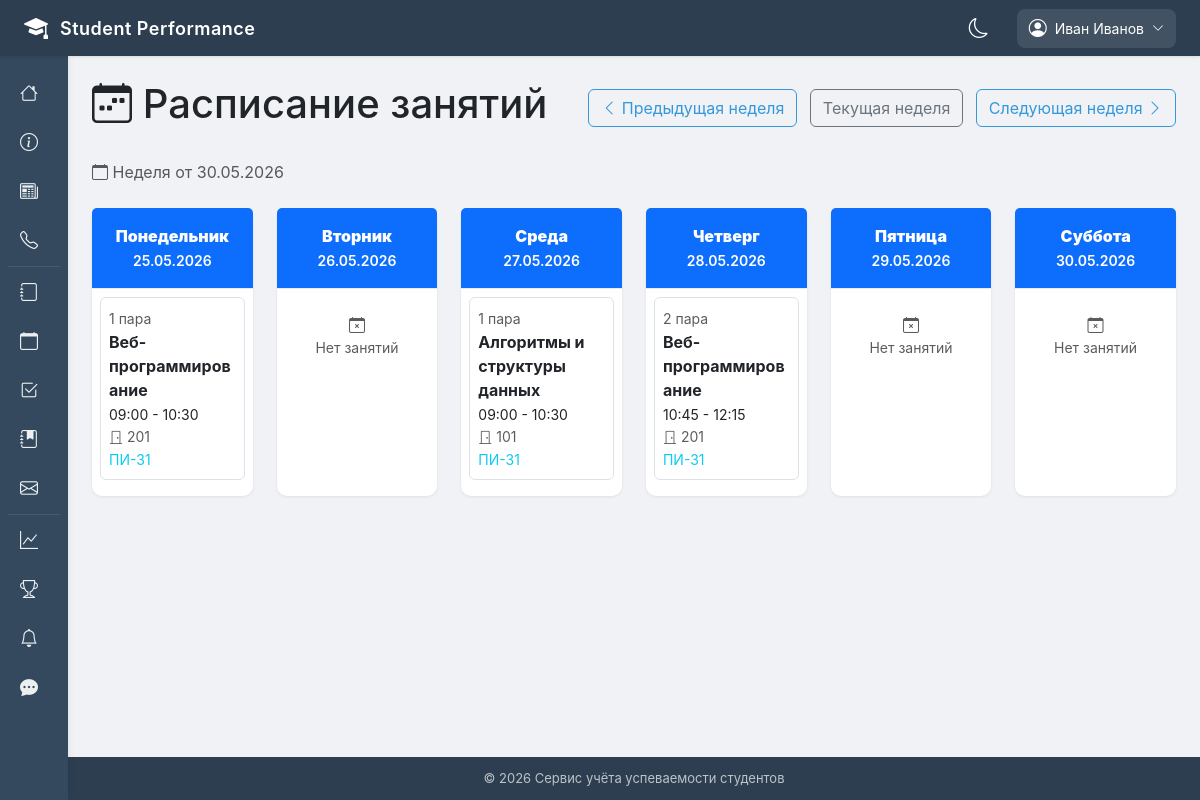
/schedule/ (signed in), run on the app's committed database.
### apps/accounts/models.py (models this page shows, shortened)
class User(AbstractUser):
    ROLE_CHOICES = [
        ('admin', 'Администратор'),
        ('teacher', 'Преподаватель'),
        ('student', 'Студент'),
        ('headman', 'Староста'),
        ('curator', 'Куратор'),
    ]
    role = models.CharField(max_length=20, choices=ROLE_CHOICES, default='student', verbose_name='Роль')
    phone_number = models.CharField(
        max_length=20,
        blank=True,
        null=True,
        validators=[RegexValidator(r'^\+375 \(\d{2}\) \d{3}-\d{2}-\d{2}$')],
        verbose_name='Номер телефона'
    )
    avatar = models.ImageField(upload_to='avatars/', blank=True, null=True, verbose_name='Аватар')
    date_of_birth = models.DateField(blank=True, null=True, verbose_name='Дата рождения')
    address = models.TextField(blank=True, null=True, verbose_name='Адрес')
    class Meta:
        verbose_name = 'Пользователь'
        verbose_name_plural = 'Пользователи'
        ordering = ['last_name', 'first_name']

class Schedule(models.Model):
    WEEKDAYS = [
        (1, 'Понедельник'),
        (2, 'Вторник'),
        (3, 'Среда'),
        (4, 'Четверг'),
        (5, 'Пятница'),
        (6, 'Суббота'),
    ]
    LESSON_TYPES = [
        ('lecture', 'Лекция'),
        ('practice', 'Практика'),
        ('lab', 'Лабораторная'),
        ('seminar', 'Семинар'),
    ]
    group = models.ForeignKey('Group', on_delete=models.CASCADE, related_name='schedule', verbose_name='Группа')
    subject = models.ForeignKey('Subject', on_delete=models.CASCADE, related_name='schedule', verbose_name='Предмет')
    teacher = models.ForeignKey('User', on_delete=models.CASCADE, related_name='schedule', limit_choices_to={'role': 'teacher'}, verbose_name='Преподаватель')
    weekday = models.IntegerField(choices=WEEKDAYS, verbose_name='День недели')
    lesson_number = models.IntegerField(verbose_name='Номер пары')  # 1-6
    start_time = models.TimeField(verbose_name='Время начала')
    end_time = models.TimeField(verbose_name='Время окончания')
    classroom = models.CharField(max_length=50, verbose_name='Аудитория')
    lesson_type = models.CharField(max_length=20, choices=LESSON_TYPES, default='practice', verbose_name='Тип занятия')
    is_active = models.BooleanField(default=True, verbose_name='Активно')
    class Meta:
        verbose_name = 'Расписание'
        verbose_name_plural = 'Расписание'
        ordering = ['weekday', 'lesson_number']
        unique_together = ['group', 'weekday', 'lesson_number']

class Subject(models.Model):
    SEMESTER_CHOICES = [(i, f"{i} семестр") for i in range(1, 9)]
    name = models.CharField(max_length=200, verbose_name='Название')
    code = models.CharField(max_length=20, unique=True, verbose_name='Код дисциплины')
    description = models.TextField(blank=True, null=True, verbose_name='Описание')
    credits = models.IntegerField(default=3, verbose_name='Кредиты')
    semester = models.IntegerField(choices=SEMESTER_CHOICES, verbose_name='Семестр')
    teacher = models.ForeignKey(User, on_delete=models.SET_NULL, null=True, related_name='subjects', limit_choices_to={'role': 'teacher'}, verbose_name='Преподаватель')
    groups = models.ManyToManyField(Group, related_name='subjects', verbose_name='Группы')
    class Meta:
        verbose_name = 'Дисциплина'
        verbose_name_plural = 'Дисциплины'
        ordering = ['semester', 'name']

class Group(models.Model):
    name = models.CharField(max_length=20, unique=True, verbose_name='Название группы')
    course = models.IntegerField(verbose_name='Курс')
    specialty = models.CharField(max_length=200, verbose_name='Специальность')
    curator = models.ForeignKey(User, on_delete=models.SET_NULL, null=True, blank=True, related_name='curated_groups', limit_choices_to={'role': 'curator'}, verbose_name='Куратор')
    headman = models.OneToOneField(StudentProfile, on_delete=models.SET_NULL, null=True, blank=True, related_name='headed_group', verbose_name='Староста')
    created_at = models.DateTimeField(auto_now_add=True, verbose_name='Дата создания')
    class Meta:
        verbose_name = 'Группа'
        verbose_name_plural = 'Группы'
        ordering = ['course', 'name']

### apps/schedule/views.py (the view, shortened to what this page needs)
# urls.py: path('schedule/', views.schedule_view, name='schedule_view'),
@login_required
def schedule_view(request):
    from datetime import date, timedelta
    today = date.today()
    week_offset = int(request.GET.get('week', 0))
    current_date = today + timedelta(days=week_offset * 7)
    start_of_week = current_date - timedelta(days=current_date.weekday())
    week_dates = {i + 1: start_of_week + timedelta(days=i) for i in range(7)}
    schedules = []
    if request.user.role in ['student', 'headman']:
        if hasattr(request.user, 'student_profile') and request.user.student_profile.group:
            group = request.user.student_profile.group
            schedules = Schedule.objects.filter(group=group, is_active=True).select_related('subject', 'teacher')
    elif request.user.role == 'teacher':
        schedules = Schedule.objects.filter(teacher=request.user, is_active=True).select_related('group', 'subject')
    elif request.user.role == 'curator':
        groups = Group.objects.filter(curator=request.user)
        schedules = Schedule.objects.filter(group__in=groups, is_active=True).select_related('group', 'subject', 'teacher')
    schedule_by_day = {i: [] for i in range(1, 7)}
    for schedule in schedules:
        schedule_by_day[schedule.weekday].append(schedule)
    groups = Group.objects.all() if request.user.is_superuser else []
    context = {
        'schedule_by_day': schedule_by_day,
        'weekdays': Schedule.WEEKDAYS,
        'current_date': current_date,
        'today': today,
        'week_offset': week_offset,
        'week_dates': week_dates,
        'groups': groups,
        'selected_group_id': request.GET.get('group'),
    }
    return render(request, 'schedule/schedule.html', context)

### templates/schedule/schedule.html (shortened to what this page needs)
{% extends 'base.html' %}
{% load custom_filters %}
{% block content %}
<div class="row">
    <div class="col-12">
        <div class="d-flex justify-content-between align-items-center mb-4">
            <h1><i class="bi bi-calendar-week"></i> Расписание занятий</h1>
            <div>
                <a href="?week={{ week_offset|add:-1 }}{% if selected_group_id %}&group={{ selected_group_id }}{% endif %}" class="btn btn-outline-primary">
                    <i class="bi bi-chevron-left"></i> Предыдущая неделя
                </a>
                <a href="?week=0{% if selected_group_id %}&group={{ selected_group_id }}{% endif %}" class="btn btn-outline-secondary mx-2">Текущая неделя</a>
                <a href="?week={{ week_offset|add:1 }}{% if selected_group_id %}&group={{ selected_group_id }}{% endif %}" class="btn btn-outline-primary">
                    Следующая неделя <i class="bi bi-chevron-right"></i>
                </a>
            </div>
        </div>
        <p class="text-muted mb-4">
            <i class="bi bi-calendar"></i> Неделя от {{ current_date|date:"d.m.Y" }}
        </p>
    </div>
</div>
<div class="row">
    {% for weekday_num, weekday_name in weekdays %}
        <div class="col-md-2 mb-3">
            <div class="card h-100">
                <div class="card-header bg-primary text-white text-center">
                    <strong>{{ weekday_name }}</strong>
                    {% with week_dates|get_item:weekday_num as date_obj %}
                        {% if date_obj %}
                            <br><small>{{ date_obj|date:"d.m.Y" }}</small>
                        {% endif %}
                    {% endwith %}
                </div>
                <div class="card-body p-2">
                    {% with schedule_by_day|get_item:weekday_num as schedules %}
                        {% if schedules %}
                            {% for schedule in schedules %}
                                <div class="schedule-item mb-2 p-2 border rounded">
                                    <small class="text-muted">{{ schedule.lesson_number }} пара</small>
                                    <div class="fw-bold">{{ schedule.subject.name }}</div>
                                    <small>{{ schedule.start_time|time:"H:i" }} - {{ schedule.end_time|time:"H:i" }}</small>
                                    <div class="text-muted small">
                                        <i class="bi bi-door-closed"></i> {{ schedule.classroom }}
                                    </div>
                                    {% if user.role == 'teacher' %}
                                        <small class="text-info">{{ schedule.group.name }}</small>
                                    {% elif user.role == 'student' %}
                                        <small class="text-info">{{ schedule.teacher.last_name }} {{ schedule.teacher.first_name|slice:":1" }}.</small>
                                    {% endif %}
                                </div>
                            {% endfor %}
                        {% else %}
                            <div class="text-center text-muted py-3">
                                <i class="bi bi-calendar-x"></i>
                                <div class="small">Нет занятий</div>
                            </div>
                        {% endif %}
                    {% endwith %}
                </div>
            </div>
        </div>
    {% endfor %}
</div>
{% endblock %}

### templates/base.html (shortened to what this page needs)
<!DOCTYPE html>
<html lang="ru">
<head>
    <link href="https://cdn.jsdelivr.net/npm/bootstrap@5.3.0/dist/css/bootstrap.min.css" rel="stylesheet">
    <link rel="stylesheet" href="https://cdn.jsdelivr.net/npm/bootstrap-icons@1.11.0/font/bootstrap-icons.css">
</head>
<body>
    <div class="top-header">
        <div class="logo-area">
            <a href="{% url 'home' %}" style="text-decoration: none; color: white; display: flex; align-items: center; gap: 12px;">
                <i class="bi bi-mortarboard-fill"></i>
                <span>Student Performance</span>
            </a>
        </div>
        <div class="header-right">
            <div class="theme-toggle-header" onclick="toggleDarkMode()">
                <i id="themeIcon" class="bi bi-moon"></i>
            </div>
            {% if user.is_authenticated %}
                <div class="user-menu">
                    <div class="user-btn">
                        <i class="bi bi-person-circle"></i>
                        <span>{{ user.get_full_name|default:user.username|truncatechars:20 }}</span>
                        <i class="bi bi-chevron-down" style="font-size: 12px;"></i>
                    </div>
                </div>
            {% endif %}
        </div>
    </div>
    <div class="sidebar">
        <ul class="nav-links">
            <li>
                <a href="{% url 'home' %}">
                    <i class="bi bi-house"></i>
                </a>
            </li>
            <li>
                <a href="{% url 'about' %}">
                    <i class="bi bi-info-circle"></i>
                </a>
            </li>
            <li>
                <a href="{% url 'news_list' %}">
                    <i class="bi bi-newspaper"></i>
                </a>
            </li>
            <li>
                <a href="{% url 'contacts' %}">
                    <i class="bi bi-telephone"></i>
                </a>
            </li>
            {% if user.is_authenticated %}
                <li class="sidebar-divider"></li>
                {% if user.role == 'student' or user.role == 'headman' %}
                    <li>
                        <a href="{% url 'gradebook_view' %}">
                            <i class="bi bi-journal"></i>
                            <span>Зачётка</span>
                        </a>
                    </li>
                    <li>
                        <a href="{% url 'student_statistics' %}">
                            <i class="bi bi-graph-up"></i>
                            <span>Статистика</span>
                        </a>
                    </li>
                    <li>
                        <a href="{% url 'schedule_view' %}">
                            <i class="bi bi-calendar"></i>
                            <span>Расписание</span>
                        </a>
                    </li>
                    <li>
                        <a href="{% url 'student_attendance' %}">
                            <i class="bi bi-calendar-check"></i>
                            <span>Посещаемость</span>
                        </a>
                    </li>
                    <li>
                        <a href="{% url 'assignments_list' %}">
                            <i class="bi bi-journal-bookmark-fill"></i>
                            <span>Задания</span>
                        </a>
                    </li>
                    <li>
                        <a href="{% url 'requests_list' %}">
                            <i class="bi bi-envelope"></i>
                            <span>Заявки</span>
                        </a>
                    </li>
                    <li>
                        <a href="{% url 'group_list' %}">
                            <i class="bi bi-people-fill"></i>
                            <span>Моя группа</span>
                        </a>
                    </li>
                    <li>
                        <a href="{% url 'penalties_list' %}">
                            <i class="bi bi-exclamation-triangle-fill"></i>
                            <span>Взыскания</span>
                        </a>
                    </li>
                    <li>
                        <a href="{% url 'student_announcements' %}">
                            <i class="bi bi-megaphone-fill"></i>
                            <span>Объявления</span>
                        </a>
                    </li>
                {% elif user.role == 'teacher' %}
                    <li>
                        <a href="{% url 'teacher_gradebook' %}">
                            <i class="bi bi-journal"></i>
                        </a>
                    </li>
                    <li>
                        <a href="{% url 'schedule_view' %}">
                            <i class="bi bi-calendar"></i>
                        </a>
                    </li>
                    <li>
                        <a href="{% url 'teacher_attendance' %}">
                            <i class="bi bi-check2-square"></i>
                        </a>
                    </li>
                    <li>
                        <a href="{% url 'teacher_assignments' %}">
                            <i class="bi bi-journal-bookmark-fill"></i>
                        </a>
                    </li>
                    <li>
                        <a href="{% url 'requests_list' %}">
                            <i class="bi bi-envelope"></i>
                        </a>
                    </li>
                {% endif %}
                <li class="sidebar-divider"></li>
                {% if user.role == 'student' or user.role == 'headman' or user.is_superuser or user.role == 'teacher'%}
                    <li>
                    <a href="{% url 'analytics_dashboard' %}">
                        <i class="bi bi-graph-up"></i>
                    </a>
                    </li>
                {% endif %}
                <li>
                    <a href="{% url 'rating_list' %}">
                        <i class="bi bi-trophy"></i>
                    </a>
                </li>
                <li>
                    <a href="{% url 'notifications_list' %}">
                        <i class="bi bi-bell"></i>
                    </a>
                </li>
                <li>
                    <a href="{% url 'chat_list' %}">
                        <i class="bi bi-chat-dots-fill"></i>
                    </a>
                </li>
            {% endif %}
        </ul>
    </div>
    <div class="main-content">
        <div class="content-wrapper">
            {% block content %}{% endblock %}
        </div>
        <footer>
            <div class="container">
                <p class="mb-0">&copy; 2026 Сервис учёта успеваемости студентов</p>
            </div>
        </footer>
    </div>
</body>
</html>

### data on the page
User: get_full_name "Иван Иванов"
Schedule: lesson_number "1", subject.name "Веб-программирование", start_time "09:00", end_time "10:30", classroom "201", group.name "ПИ-31"
Schedule: lesson_number "1", subject.name "Алгоритмы и структуры данных", start_time "09:00", end_time "10:30", classroom "101", group.name "ПИ-31"
Schedule: lesson_number "2", subject.name "Веб-программирование", start_time "10:45", end_time "12:15", classroom "201", group.name "ПИ-31"

### other printed values
{{ weekday_name }} "Понедельник" "Вторник" "Среда" "Четверг" "Пятница" "Суббота"
{{ date_obj|date:"d.m.Y" }} "25.05.2026" "26.05.2026" "27.05.2026" "28.05.2026" "29.05.2026" "30.05.2026"
